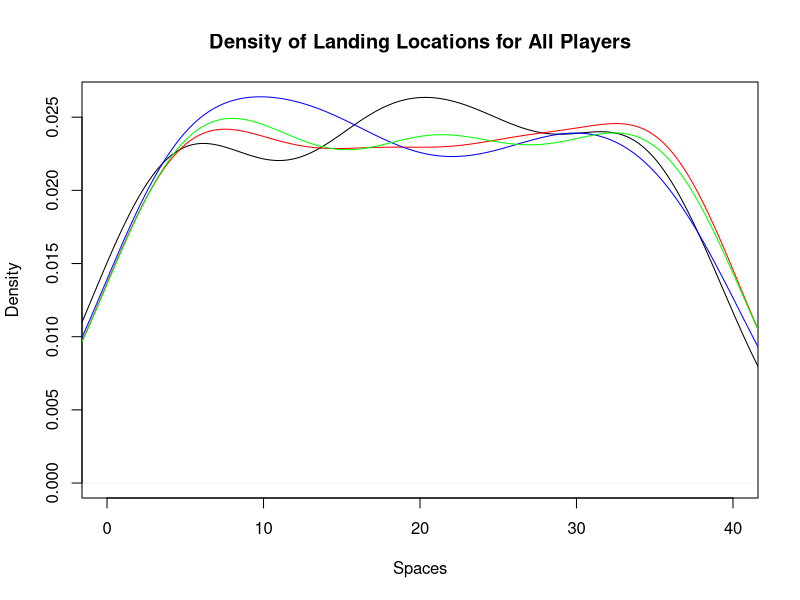
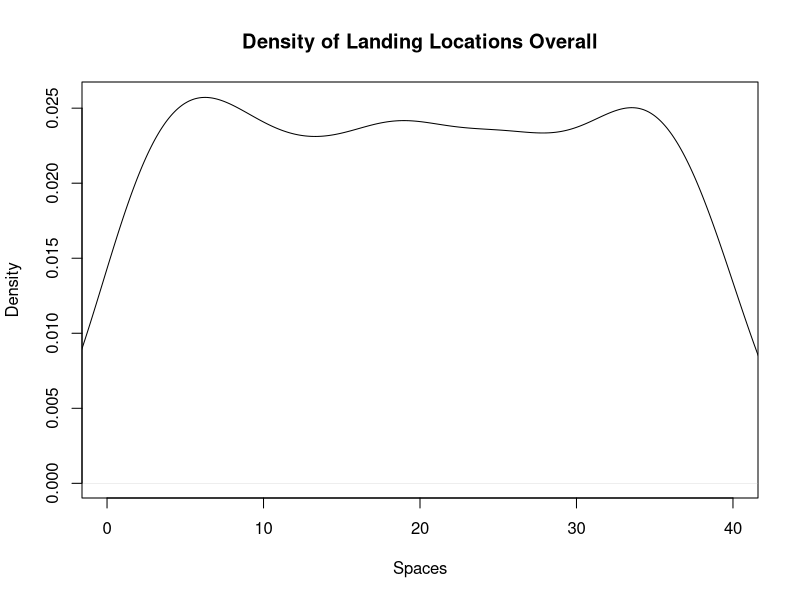
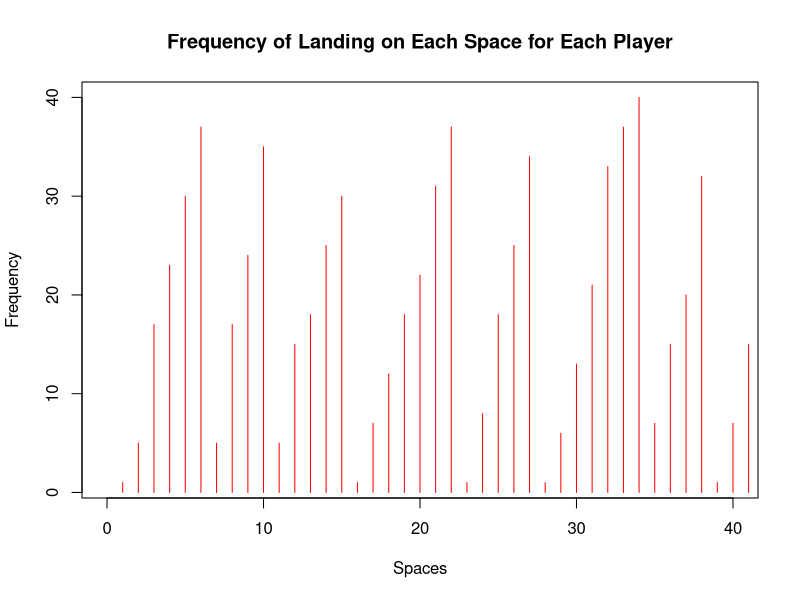
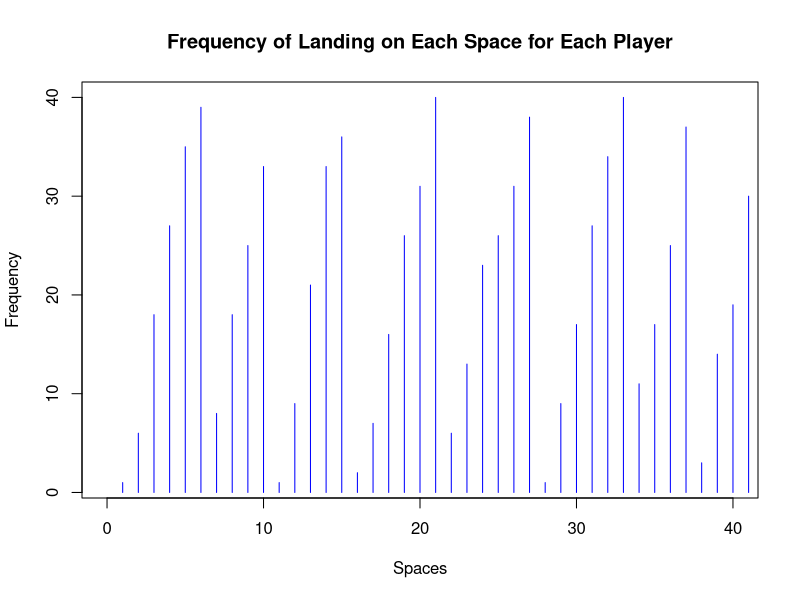
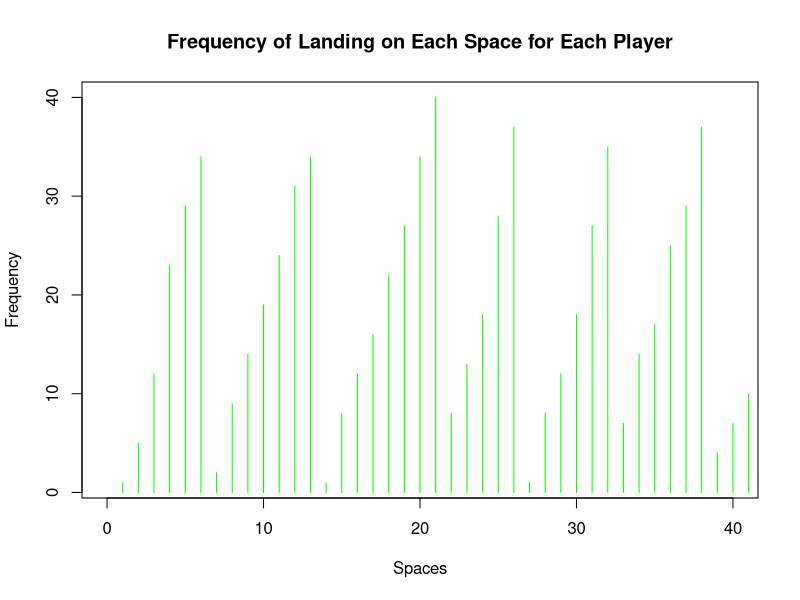
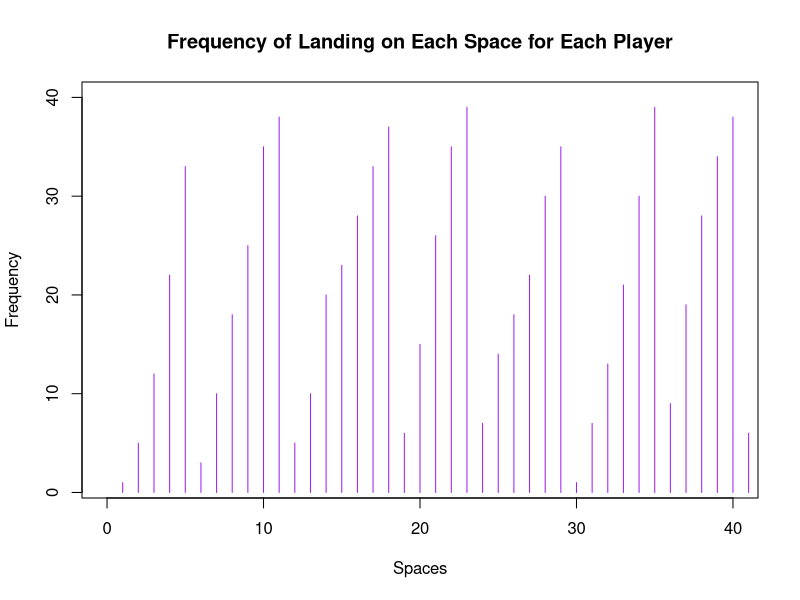
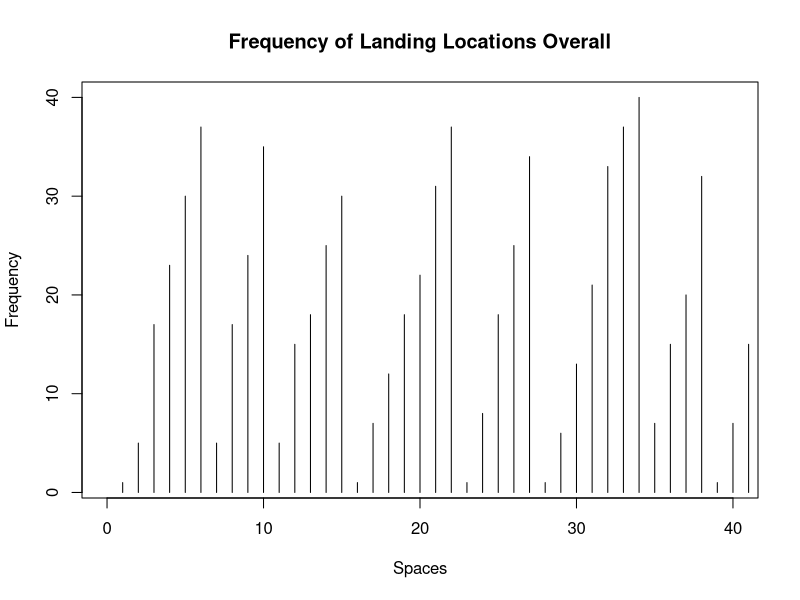
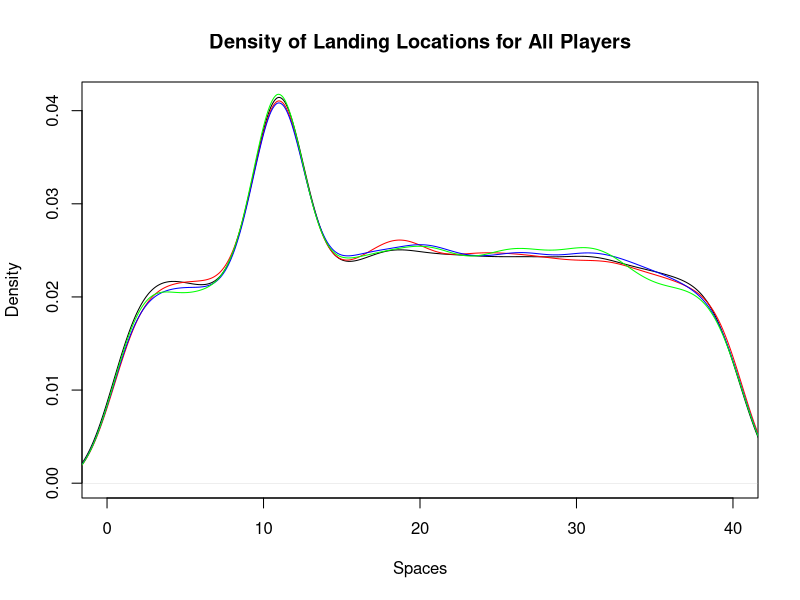

Write the R code that produced these figures, in order. (Note: this script raises an error after producing the figures.)
## ---- chunk 1
knitr::opts_chunk$set(echo = TRUE)
## ---- chunk 2
library(dplyr)
library(ggplot2)
library(tidyverse)
## ---- chunk 3
monopolyBoard <- read.csv("MonopolyBoard.csv", header = T)
monopolyBoard
## ---- chunk 4
# Using dice rolls to determine where a player will land on the board
#input: "location", where the player is on the board
#output: the players new location on the board after the have rolled

#note that this is only accounting for standard dice rolls, no special rules yet...

lets_move = function(location) {
  dice_roll_1 <- sample(1:6, 1, replace = TRUE) #A random roll of a six-sided die
  dice_roll_2 <- sample(1:6, 1, replace = TRUE) #A random roll of a six-sided die
  
  roll_total <- sum(dice_roll_1, dice_roll_2) #The sum of the two rolls
  
  location = location + roll_total #Updating the player's location based on their rolls from the current turn
  
  if(location <= 40) { #if statement checking the players location
    location = location
  } else { #if the sum of the player's previous location and their rolls is greater than 40, this moves the player past GO and the start moving from space 1
    location = location - 40
  }
  
  print(location)
  
}

lets_move(20)
## ---- chunk 5
who_goes_first2 <- function(num_players){
  initial_rolls <- c()
  player_order <- length(num_players)
  for (i in 1:num_players) {
    player_i_roll <- sum(sample(1:6, 2, replace=TRUE))
    initial_rolls <- c(initial_rolls, player_i_roll) # vector of every player's first roll
  }
  
  if(sum(initial_rolls == max(initial_rolls)) >= 2){ # if more 1 person has the highest roll
    
    while (sum(initial_rolls == max(initial_rolls)) >= 2) { # keep rolling as long as players are tied
      tied_players <- which(initial_rolls==max(initial_rolls)) # identify which players tied

      tie_breaker_rolls <- c()
      for (i in tied_players) { # tied players roll again
       player_i_roll2 <- sum(sample(1:6, 2, replace=TRUE))
       tie_breaker_rolls <- c(tie_breaker_rolls, player_i_roll2)
       initial_rolls <- tie_breaker_rolls # update initial rolls
      }
    }
    highest_roll <- max(tie_breaker_rolls)
    highest_player <- tied_players[which(tie_breaker_rolls == highest_roll)]
  }
  
  else {
    highest_player <- which.max(initial_rolls) # who rolled the highest number
  
    # creating player order
    player_order[1] <- as.integer(highest_player)

    for (j in 2:num_players) {
    
      player_order[j] <- as.integer(player_order[j-1] + 1)
      if (player_order[j] > num_players) {
        player_order[j] <- 1
      }
    }
    #print(player_order)
  }
  playerlist <- (list(highest_player, player_order))
  return(playerlist)
}

who_goes_first2(4)
## ---- chunk 6
#A function to play Monopoly!
#Utilizes lets_move to move the players around the board
#input: "turns"; the amount of turns each player will take (i.e. the number of rounds in the game), "players"; a numeric value 1-4 representing the number of players in the game
#output: a dataframe showing each players' location after each of their turns; a density plot showing each players' location data throughout the game; a density plot showing the overall location data throughout the game

lets_play = function(turns, players) {
  
  location_data <- as.data.frame(matrix(nrow = turns, ncol = players)) # dataframe will keep data for locations of players for each turn
  
  # puts players in order
  colnames(location_data) <- who_goes_first2(players)[[2]]
  
  location = 1 #initializes the player at space 1 (i.e. GO!)
  location_data[1,] <- location

  for (i in 2:turns) { # iterates through number of turns
    for (j in 1:players) { # rotates through each player
      location = lets_move(location_data[i-1,j])[[1]] # takes location from lets_move2 function and assigns it to location
      location_data[i,j] <- as.integer(location) # puts location value into the dataframe of locations for each player
    }
  }
print(location_data) 


 ########################## plots ###############################

 #vector of colors
  colors <- c("red", "blue", "green","purple")
  
  # creates density plot of frequency of landing on each space for each player
  plot(density(location_data[,1]), xlim = c(0,40), col = "black", xlab="Spaces", main= "Density of Landing Locations for All Players")
  
  for (k in 2:players) {
    lines(density(location_data[,k]), col = colors[k-1]) # adds a density line for each player after the first
  }
  
  # creates density plot for total frequency landing on each space (all players spaces included)
  all_spaces <- as.vector(as.matrix(location_data))
  plot(density(all_spaces), xlim = c(0,40), col = "black", xlab="Spaces", main="Density of Landing Locations Overall")
  
  #creates frequency plot for frequency of landing on certain spaces for each player
  for(k in 1:players){
  plot(location_data[,k], xlim= c(0,40), col=colors[k], type="h", xlab="Spaces", ylab="Frequency", main="Frequency of Landing on Each Space for Each Player")
  }

  plot(all_spaces, xlim = c(0,40), col = "black", type="h", xlab = "Spaces", ylab = "Frequency", main = "Frequency of Landing Locations Overall")
}

lets_play(100, 4)

## ---- chunk 7
#Double Down -- addition of jail and double rolls

#Incorporating double rolls and sending players to jail when the players are rolling and moving
#input: "location"; a numeric value 1 to 40; where the player in on the board
#output: the players new location on the board

lets_move2 = function(location) {
  dice_roll_1 <- sample(1:6, 1, replace = TRUE) #a standard, six-sided dice roll
  dice_roll_2 <- sample(1:6, 1, replace = TRUE) #a standard, six-sided dice roll
  
  roll_total <- sum(dice_roll_1, dice_roll_2) #the sum of the two dice rolls
  roll_double <- dice_roll_1 == dice_roll_2 #checking if the player rolled a double
  
    location = location + roll_total # updates location to be previous location + roll total
    double3 = "false" # double3 is assigned "true" if the player double rolls 3x (as seen in if statement below), otherwise it is assigned "false" 
    
  # first double roll -> roll again
  if (roll_double == TRUE) { #checks if the player rolled a double with their first two rolls. if "TRUE", the player rolls again
    dice_roll_3 <- sample(1:6, 1, replace = TRUE) #the player's third dice roll
    dice_roll_4 <- sample(1:6, 1, replace = TRUE) #the player's fourth dice roll
    
    roll_total2 <- sum(dice_roll_3, dice_roll_4) #the sum of the player's third and fourth rolls
    roll_double2 <- dice_roll_3 == dice_roll_4 #checks to see if the player rolled a double again
    
    location = location + roll_total2 #the player's new location
    double3 = "false"
    
    # if player is at a location past 40, subtract 40 so they go back to the GO space at location "41"
    # this is included in each if statement below so that it applies if player has to roll again
    if (location <= 40) { #checks to make sure that the player's location isn't over 40 (i.e not on the board)
      location = location
    } else { #If greater than 40, it subtracts 40 from location to allow player to continue to move on the board
      location = location - 40
    }
     
      # second double roll -> roll again
      if (roll_double2 == TRUE) { #if the player has rolled two doubles, they roll again
        dice_roll_5 <- sample(1:6, 1, replace = TRUE) #the player's fifth roll
        dice_roll_6 <- sample(1:6, 1, replace = TRUE) #the player's sixth roll
    
        roll_total3 <- sum(dice_roll_5, dice_roll_6) #the sum of the fifth and sixth roll
        roll_double3 <- dice_roll_5 == dice_roll_6 #checking to see if the player rolled a third double
    
        location = location + roll_total3 #the players new location
        double3 = "false"
        
        if (location <= 40) { #checks the player's location again
          location = location
        } else {
          location = location - 40
        }
        
        # third double roll -> go to jail
          if (roll_double3 == TRUE) { #checks if the player rolled three doubles in a row, if TRUE, the players goes to jail (space 11)
            location = monopolyBoard$spaces[monopolyBoard$name == "Jail"]
            double3 = "true"
          }
      }
  }  
    
  if (location <= 40) { #checks the players location on the board
    location = location
  } else {
    location = location - 40
  }
  
  listdata <- (list(location, double3)) # creates list for outputs "location" and "double3"
  # if you need to access location from this function, use lets_move2(location_data[i-1,j])[[1]]
  # if you need to access double3, use lets_move2(double3)[[2]]
  return(listdata)
  
}
## ---- chunk 8
#A function to move players around the board while incorporating double rolls and going to jail
#input: "turns"; the amount of turns each player takes (i.e. how many rounds the game is), "players"; a numeric value 1-4 representing the number of players in the game
#output: a dataframe showing each players' location after each of their turns; a density plot showing each players' location data throughout the game; a density plot showing the overall location data throughout the game

lets_play2 = function(turns, players) {
  
  
  location_data <- as.data.frame(matrix(nrow = turns, ncol = players)) # dataframe will keep data for locations of players for each turn
  double3data <- as.data.frame(matrix(nrow = turns, ncol = players)) # dataframe will say "true" if player double rolled 3x (which lands them in jail) and "false" if they didn't double roll 3x
  
    # puts players in order
    colnames(location_data) <- who_goes_first2(players)[[2]]
  
    location = 1 # each player starts at location 1
    location_data[1,] <- location
    double3 = 0 # initializing "double3" which will be later assigned a "true" or "false" based on if player double rolled 3x
  
    for (i in 2:turns) { # iterates through number of turns
      
        for (j in 1:players) { # rotates through each player
          
        location = lets_move2(location_data[i-1,j])[[1]] # takes location from lets_move2 function and assigns it to location
        location_data[i,j] <- as.integer(location) # puts location value into the dataframe of locations for each player
        double3data[i,j] <- lets_move2(double3)[[2]] # takes "true" or "false" value from double3 and adds it to double3data dataframe
        
      # deals with landing in jail from "go to jail" space and staying there for next 3 turns
      if (31 %in% location_data[i-1,j]) { # if you landed on 31 in the last turn (i-1 turn), you go to jail (space 11) for the ith turn
        location <- 11
        location_data[i,j] <- as.integer(location) # new location is 11
      } else if (11 %in% location_data[i-1,j] & 31 %in% location_data[i-2,j]) { # if you were on space 11 last turn AND you were on space 31 2 turns ago, you stay in jail (space 11) for turn i
        location <- 11
        location_data[i,j] <- as.integer(location)
      } else if (11 %in% location_data[i-2,j] & 31 %in% location_data[i-3,j]) {
        location <- 11
        location_data[i,j] <- as.integer(location)
      }
        
      # landing in jail from 3x double roll and staying there for next 3 turns
      if (11 %in% location_data[i,j] & "true" %in% double3data[i-1,j]) { # if player's location is 11 (jail) and double3data is"true" (player double rolled 3x), player stays in jail. all 3 if/else if statements keep player in jail for the next 3 turns
        location <- 11
        location_data[i,j] <- as.integer(location)
      } else if (11 %in% location_data[i-1,j] & "true" %in% double3data[i-2,j]) { # 
        location <- 11
        location_data[i,j] <- as.integer(location)
      } else if (11 %in% location_data[i-2,j] & "true" %in% double3data[i-3,j]) {
        location <- 11
        location_data[i,j] <- as.integer(location)
      }
        
    }
  }
  print(location_data)
  print(double3)
  
  
  ########################## plots ###############################

 #vector of colors
  colors <- c("red", "blue", "green","purple")
  
  # creates density plot of frequency of landing on each space for each player
  plot(density(location_data[,1]), xlim = c(0,40), col = "black", xlab="Spaces", main= "Density of Landing Locations for All Players")
  
  for (k in 2:players) {
    lines(density(location_data[,k]), col = colors[k-1]) # adds a density line for each player after the first
  }
  
  # creates density plot for total frequency landing on each space (all players spaces included)
  all_spaces <- as.vector(as.matrix(location_data))
  plot(density(all_spaces), xlim = c(0,40), col = "black", xlab="Spaces", main="Density of Landing Locations Overall")
  
  #creates frequency plot for frequency of landing on certain spaces for each player
  for(k in 1:players){
  plot(location_data[,k], xlim= c(0,40), col=colors[k], type="h", xlab="Spaces", ylab="Frequency", main="Frequency of Landing on Each Space for Each Player")
  }
  
  plot(all_spaces, xlim = c(0,40), col = "black", type="h", xlab = "Spaces", ylab = "Frequency", main = "Frequency of Landing Locations Overall")
 
}
 
lets_play2(10000, 4)
## ---- chunk 9

Card_Numbers <- c(1, 2, 3, 4, 5, 6, 7, 8, 9, 10, 11, 12, 13, 14, 15, 16) # the card numbers

Chance_Cards <- c("Advance to Boardwalk", "Advance to Go (Collect $200)", "Advance to Illinois Avenue. If you pass Go, collect $200", "Advance to St. Charles Place. If you pass Go, collect $200", "Advance to the nearest Railroad. If unowned, you may buy it from the Bank. If owned, pay owner twice the rental to which they are otherwise entitled", "Advance to the nearest Railroad. If unowned, you may buy it from the Bank. If owned, pay owner twice the rental to which they are otherwise entitled", "Advance token to nearest Utility. If unowned, you may buy it from the Bank. If owned, throw dice and pay owner a total ten times amount thrown", "Bank pays you dividend of $50", "Get Out of Jail Free", "Go Back 3 Spaces", "Go to Jail. Go directly to Jail, do not pass Go, do not collect $200", "Make general repairs on all your property. For each house pay $25. For each hotel pay $100", "Speeding fine $15", "Take a trip to Reading Railroad. If you pass Go, collect $200", "You have been elected Chairman of the Board. Pay each player $50", "Your building loan matures. Collect $150") # the card information

Chance <- data.frame(Chance_Cards, Card_Numbers) #a dataframe associating each chance card with a number



Community_Chest_Cards <- c("Advance to Go (Collect $200)", "Bank error in your favor. Collect $200", "Doctor’s fee. Pay $50", "From sale of stock you get $50", "Get Out of Jail Free", "Go to Jail. Go directly to jail, do not pass Go, do not collect $200", "Holiday fund matures. Receive $100", "Income tax refund. Collect $20", "It is your birthday. Collect $10 from every player", "Life insurance matures. Collect $100", "Pay hospital fees of $100", "Pay school fees of $50", "Receive $25 consultancy fee", "You are assessed for street repair. $40 per house. $115 per hotel", "You have won second prize in a beauty contest. Collect $10", "You inherit $100") # the card information

Community_Chest <- data.frame(Community_Chest_Cards, Card_Numbers) #a dataframe associating each community chest card with a number
## ---- chunk 10
#A function that randomly selects a numeric value 1:16 representing a Chance card and updates the player's location based on the card information
#input: "location"; a numeric value 1:40 representing the player's location on the board
#output: the player's new location on the board

Drawing_Chance = function(location) {
  location = location #the player's current location
  draw_card <- sample(1:16, 1, replace = TRUE) #randomly selecting a card from 1:16
  player_card <- Chance$Chance_Cards[draw_card] #finding the card in the Chance deck
  print(player_card)

#The following if statements update the player's location based on the card that was drawn (if applicable)  
      if(draw_card == 1) {
        location = 1
      }
      
      if(draw_card == 2) {
        location = 1
      }
      
      if(draw_card == 3) {
        location = 25
      }
  
      if(draw_card == 4){
        location = 12
      }
    
      if(draw_card == 5){ #takes into account which space the player is nearest to to determine updated location
        if(location >= 37 && location <= 5){
              location = 6
            } else {
              if (location >= 6 && location <= 15){
                location = 16
              } else {
                if(location >= 16 && location <= 25){
                  location = 26
                } else {
                  location = 36
                }
              }
            }
    }
  
    if(draw_card == 6){ #takes into account which space the player is nearest to to determine updated location
        if(location >= 37 && location <= 5){
              location = 6
            } else {
              if (location >= 6 && location <= 15){
                location = 16
              } else {
                if(location >= 16 && location <= 25){
                  location = 26
                } else {
                  location = 36
                }
              }
            }
    }
  
    if(draw_card == 7){ #takes into account which space the player is nearest to to determine updated location
        if(location >= 29 && location <= 12){
              location = 13
            } else {
              location = 29
    }
  }
  
    if(draw_card == 11) {
      location = 11
    }
  
    if(draw_card == 14) {
      location = 6
    }
  
    if(draw_card == 10) {
      location = location - 3
    }
  
    location = location
    return(location)
}


#A function that randomly selects a numeric value 1:16 representing a Community Chest card and updates the player's location based on the card information
#input: "location"; a numeric value 1:40 representing the player's location on the board
#output: the player's new location on the board

Drawing_Community_Chest = function(location) {
  location = location #the player's current location
  draw_card_chest <- sample(1:16, 1, replace = TRUE) #randomly selecting a card from 1:16
  player_card_chest <- Community_Chest$Community_Chest_Cards[draw_card_chest] #finding the card in the Community Chest deck
  print(player_card_chest)

#The following if statements update the player's location based on the card that was drawn (if applicable) 
  if (draw_card_chest == 1) {
    location = 1
  } else {
    if (draw_card_chest == 6) {
    location = 11
    } else {
      location = location
    }
  
  }
  
  location = location 
  return(location)
}
## ---- chunk 11
#A function that expands on lets_move2 to add the actions of Community Chest and Chance spaces and their respective cards
#input: "location"; a numeric value 1 to 40; where the player in on the board
#output: the players new location on the board

lets_move3 = function(location) {
  dice_roll_1 <- sample(1:6, 1, replace = TRUE) 
  dice_roll_2 <- sample(1:6, 1, replace = TRUE) 
  
  roll_total <- sum(dice_roll_1, dice_roll_2)
  roll_double <- dice_roll_1 == dice_roll_2
  
    location = location + roll_total
    double3 = "false"


  if (location <= 40) {
      location = location
      amount = 0
  } else {
      location = location - 40
      amount = 200
  }
   
  
  if(location == 8 || location == 23 || location == 27) { #check's if the player's location is a Chance space
    location = Drawing_Chance(location)[[1]] #if TRUE, the player draws a Chance card using the Drawing_Chance function which updates their location
  }
  
  if(location == 3 || location == 18 || location == 34) { #check's if the player's location is a Community Chest space
    location = Drawing_Community_Chest(location)[[1]] #if TRUE, the player draws a Community Chest card using the Drawing_Community_Chest which updates their location
  }
    
  # first double roll -> roll again
  if (roll_double == TRUE) {
    dice_roll_3 <- sample(1:6, 1, replace = TRUE)
    dice_roll_4 <- sample(1:6, 1, replace = TRUE)
    
    roll_total <- sum(dice_roll_3, dice_roll_4)
    roll_double2 <- dice_roll_3 == dice_roll_4
    
    location = location + roll_total
    double3 = "false"
    
    if (location <= 40) {
      location = location
      amount = 0
    } else {
      location = location - 40
      amount = 200
    }
    
    
    if(location == 8 || location == 23 || location == 27) { #check's if the player's location is a Chance space
    location = Drawing_Chance(location)[[1]] #if TRUE, the player draws a Chance card using the Drawing_Chance function which updates their location
    }
  
  if(location == 3 || location == 18 || location == 34) { #check's if the player's location is a Community Chest space
    location = Drawing_Community_Chest(location)[[1]] #if TRUE, the player draws a Community Chest card using the Drawing_Community_Chest which updates their location
    }
     
      # second double roll -> roll again
      if (roll_double2 == TRUE) {
        dice_roll_5 <- sample(1:6, 1, replace = TRUE)
        dice_roll_6 <- sample(1:6, 1, replace = TRUE)
    
        roll_total <- sum(dice_roll_5, dice_roll_6)
        roll_double3 <- dice_roll_5 == dice_roll_6
    
        location = location + roll_total
        double3 = "false"
        
        if (location <= 40) {
          location = location
          amount = 0
        } else {
          location = location - 40
          amount = 200
        }
        
        if(location == 8 || location == 23 || location == 27) { #check's if the player's location is a Chance space
          location = Drawing_Chance(location)[[1]] #if TRUE, the player draws a Chance card using the Drawing_Chance function which updates their location
        }
  
        if(location == 3 || location == 18 || location == 34) { #check's if the player's location is a Community Chest space
          location = Drawing_Community_Chest(location)[[1]] #if TRUE, the player draws a Community Chest card using the Drawing_Community_Chest which updates their location
         
        }
        
        # third double roll -> go to jail
          if (roll_double3 == TRUE) {
            location = monopolyBoard$spaces[monopolyBoard$name == "Jail"]
            double3 = "true"

          }
      }
  }  
   
  location = location 

  listdata <- (list(location, double3, amount))
  return(listdata)
  
}

## ---- chunk 12

lets_play3 = function(turns, players) {
  
  location_data <- as.data.frame(matrix(nrow = turns, ncol = players))
  double3data <- as.data.frame(matrix(nrow = turns, ncol = players))
  
    colnames(location_data) <- who_goes_first2(players)[[2]]
  
    location = 1
    location_data[1,] <- location
    double3 = 0
  
    for (i in 2:turns) {
      
        for (j in 1:players) {
          
        location = lets_move3(location_data[i-1,j])[[1]]
        location_data[i,j] <- as.integer(location)
        double3data[i,j] <- lets_move3(location)[[2]]
        
      # deals with landing in jail from "go to jail" space and staying there for next 3 turns
      if (31 %in% location_data[i-1,j]) { # if you land on 31 (go to jail), next location is in jail (space 11)
        location <- 11
        location_data[i,j] <- as.integer(location)
      } else if (11 %in% location_data[i-1,j] & 31 %in% location_data[i-2,j]) {
        location <- 11
        location_data[i,j] <- as.integer(location)
      } else if (11 %in% location_data[i-2,j] & 31 %in% location_data[i-3,j]) {
        location <- 11
        location_data[i,j] <- as.integer(location)
      }
        
      # landing in jail from 3x double roll and staying there for next 3 turns
      if (11 %in% location_data[i,j] & "true" %in% double3data[i-1,j]) { # "true" means player double rolled 3x -> jail
        location <- 11
        location_data[i,j] <- as.integer(location)
      } else if (11 %in% location_data[i-1,j] & "true" %in% double3data[i-2,j]) { # 
        location <- 11
        location_data[i,j] <- as.integer(location)
      } else if (11 %in% location_data[i-2,j] & "true" %in% double3data[i-3,j]) {
        location <- 11
        location_data[i,j] <- as.integer(location)
      }

        
      # updating banks when players land on each others properties
      if(location %in% c(2, 4, 7, 9, 10, 12, 13, 14, 15, 17, 19, 20, 22, 24, 25, 27, 28, 29, 30, 32, 33, 35, 38, 40)) {
            
      location = location
      spot <- which(Property_Statuses$Space == location)
      cost <- which(monopolyBoard$spaces == location)
      owned_by_player <- Property_Statuses$Owned_By_Player[spot]
        
      The_Players$Player_Bank[owned_by_player] <- The_Players$Player_Bank[owned_by_player] + monopolyBoard$rent_0[cost]
      The_Players$Player_Bank[j] <- The_Players$Player_Bank[j] - monopolyBoard$rent_0[cost]
      }
        
      if(location %in% c(6, 16, 26, 36)){
        
      location = location
      spot <- which(Property_Statuses$Space == location)
      cost <- which(monopolyBoard$spaces == location)
      owned_by_player <- Property_Statuses$Owned_By_Player[spot]
        
      The_Players$Player_Bank[owned_by_player] <- The_Players$Player_Bank[owned_by_player] + 200
      The_Players$Player_Bank[j] <- The_Players$Player_Bank[j] - 200
      }
      
      # Updating player bank if they gained or lost money from a Chance card
      if (Drawing_Chance(location_data[i,j])[[2]] != 0) {
        The_Players$Player_Bank[j] <- The_Players$Player_Bank[j] + Drawing_Chance(location_data[i,j])[[2]]  
      }
        
      # Updating player bank if they gained or lost money from a Community Chest card 
      if (Drawing_Community_Chest(location_data[i,j])[[2]] != 0) {
        The_Players$Player_Bank[j] <- The_Players$Player_Bank[j] + Drawing_Community_Chest(location_data[i,j])[[2]]  
      }
      
      # Player gets $200 if they pass go
      if (lets_move3(location_data[i,j])[[3]] != 0) {
        The_Players$Player_Bank[j] <- The_Players$Player_Bank[j] + lets_move3(location_data[i,j])[[3]]  
      }
      
      # Paying when player lands on a tax space
      if (5 %in% location_data[i,j] || 39 %in% location_data[i,j]) {
        The_Players$Player_Bank[j] <- The_Players$Player_Bank[j] - monopolyBoard$cost[location_data[i,j]] # subtracting cost of tax from player's bank
      }
    }
  }

  print(The_Players)
  
  
    # creates density plot of frequency of landing on each space for each player
  colors <- c("red", "blue", "green","purple")
  
  plot(density(location_data[,1]), xlim = c(0,40), col = "black", xlab="Spaces", main= "Density of Landing Locations for All Players")
  
  for (k in 2:players) {
    lines(density(location_data[,k]), col = colors[k-1]) # adds a density line for each player after the first
  }
  
  # creates density plot for total frequency landing on each space (all players spaces included)
  all_spaces <- as.vector(as.matrix(location_data))
  plot(density(all_spaces), xlim = c(0,40), col = "black", xlab="Spaces", main="Density of Landing Locations Overall")
  
  for(k in 1:players){
  plot(location_data[,k], xlim= c(0,40), col=colors[k], type="h", xlab="Spaces", ylab="Frequency", main="Frequency of Landing on Each Space for Each Player")
  }
}

lets_play3(10, 4)

